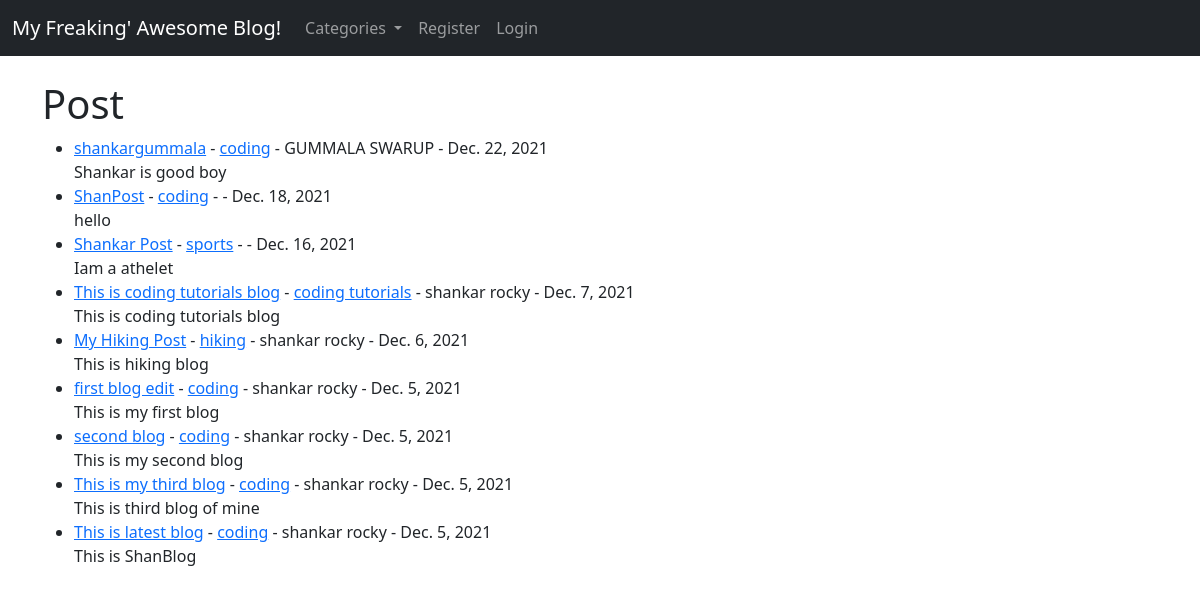
The page / on the database its author committed.
### myblog/models.py (models this page shows, shortened)
class Post(models.Model):
    title = models.CharField(max_length=255)
    title_tag = models.CharField(max_length=255)
    author = models.ForeignKey(User,on_delete=models.CASCADE)
    body = RichTextField(blank=True,null=True)
    post_date = models.DateField(auto_now_add = True)
    category = models.CharField(max_length=255,default='coding')
    likes = models.ManyToManyField(User,related_name='blog_posts')

### myblog/views.py (the view)
# urls.py: path('',HomeView.as_view(),name="home"),
class HomeView(ListView):
    model = Post
    template_name = 'home.html'
    ordering = ['-post_date']
    def get_context_data(self,*args,**kwargs):
        cat_menu = Category.objects.all()
        context = super(HomeView,self).get_context_data(*args,**kwargs)
        context["cat_menu"] = cat_menu
        return context

### myblog/models.py (called while the page is built)
    def __str__(self):
        return self.name

### myblog/templates/home.html (shortened to what this page needs)
{% extends 'base.html' %}
{% block content %}
<h1>Post</h1>
<ul>
    {% for post in object_list %}
    <li><a href="{% url 'article-detail' post.pk %}">{{post.title}}</a>
        - <a href="{% url 'category' post.category|slugify %}">{{post.category}}</a>
        - {{post.author.first_name}}
        {{post.author.last_name}}
        - {{post.post_date}}
         <br />
        {{post.body | slice:":200" | safe}}
    </li>
    {% endfor %}
</ul>
{% endblock %}

### rows shown on the page
Post: title "shankargummala", category "coding", author.first_name "GUMMALA", author.last_name "SWARUP", post_date "Dec. 22, 2021", body "Shankar is good boy"
Post: title "ShanPost", category "coding", post_date "Dec. 18, 2021", body "hello"
Post: title "Shankar Post", category "sports", post_date "Dec. 16, 2021", body "Iam a athelet"
Post: title "This is coding tutorials blog", category "coding tutorials", author.first_name "shankar", author.last_name "rocky", post_date "Dec. 7, 2021", body "This is coding tutorials blog"
Post: title "My Hiking Post", category "hiking", author.first_name "shankar", author.last_name "rocky", post_date "Dec. 6, 2021", body "This is hiking blog"
Post: title "first blog edit", category "coding", author.first_name "shankar", author.last_name "rocky", post_date "Dec. 5, 2021", body "This is my first blog"
Post: title "second blog", category "coding", author.first_name "shankar", author.last_name "rocky", post_date "Dec. 5, 2021", body "This is my second blog"
Post: title "This is my third blog", category "coding", author.first_name "shankar", author.last_name "rocky", post_date "Dec. 5, 2021", body "This is third blog of mine"
Post: title "This is latest blog", category "coding", author.first_name "shankar", author.last_name "rocky", post_date "Dec. 5, 2021", body "This is ShanBlog"
